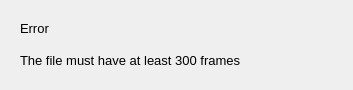
<?xml version="1.0" encoding="UTF-8"?>
<ui version="4.0">
 <class>Dialog</class>
 <widget class="QDialog" name="Dialog">
  <property name="geometry">
   <rect>
    <x>0</x>
    <y>0</y>
    <width>353</width>
    <height>90</height>
   </rect>
  </property>
  <property name="windowTitle">
   <string>Dialog</string>
  </property>
  <widget class="QLabel" name="label_3">
   <property name="geometry">
    <rect>
     <x>20</x>
     <y>20</y>
     <width>55</width>
     <height>16</height>
    </rect>
   </property>
   <property name="font">
    <font>
     <pointsize>10</pointsize>
    </font>
   </property>
   <property name="text">
    <string>Error</string>
   </property>
  </widget>
  <widget class="QLabel" name="label">
   <property name="geometry">
    <rect>
     <x>20</x>
     <y>40</y>
     <width>331</width>
     <height>41</height>
    </rect>
   </property>
   <property name="font">
    <font>
     <pointsize>10</pointsize>
    </font>
   </property>
   <property name="text">
    <string>The file must have at least 300 frames</string>
   </property>
  </widget>
 </widget>
 <resources/>
 <connections/>
</ui>
